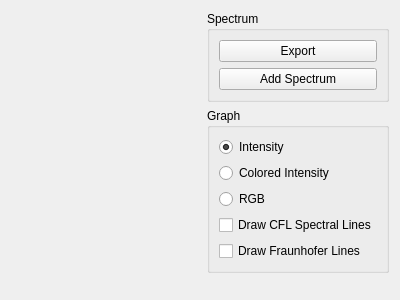
<?xml version="1.0" encoding="UTF-8"?>
<ui version="4.0">
 <class>SpectrumGraphDock</class>
 <widget class="QWidget" name="SpectrumGraphDock">
  <property name="geometry">
   <rect>
    <x>0</x>
    <y>0</y>
    <width>400</width>
    <height>300</height>
   </rect>
  </property>
  <property name="windowTitle">
   <string>Form</string>
  </property>
  <layout class="QVBoxLayout" name="verticalLayout">
   <item>
    <layout class="QHBoxLayout" name="horizontalLayout">
     <item>
      <layout class="QVBoxLayout" name="verticalLayout_2">
       <item>
        <widget class="GraphViewer" name="graphOutput" native="true">
         <property name="sizePolicy">
          <sizepolicy hsizetype="Expanding" vsizetype="Expanding">
           <horstretch>0</horstretch>
           <verstretch>0</verstretch>
          </sizepolicy>
         </property>
        </widget>
       </item>
      </layout>
     </item>
     <item>
      <layout class="QVBoxLayout" name="verticalLayout_3">
       <item>
        <widget class="QGroupBox" name="spectrumGroupBox">
         <property name="minimumSize">
          <size>
           <width>168</width>
           <height>0</height>
          </size>
         </property>
         <property name="title">
          <string>Spectrum</string>
         </property>
         <layout class="QVBoxLayout" name="verticalLayout_4">
          <item>
           <widget class="QPushButton" name="exportButton">
            <property name="text">
             <string>Export</string>
            </property>
           </widget>
          </item>
          <item>
           <widget class="QPushButton" name="addSpectrumSelectorButton">
            <property name="toolTip">
             <string>&lt;html&gt;&lt;head/&gt;&lt;body&gt;&lt;p&gt;Add new spectrum into the graph view. &lt;/p&gt;&lt;/body&gt;&lt;/html&gt;</string>
            </property>
            <property name="text">
             <string>Add Spectrum</string>
            </property>
           </widget>
          </item>
         </layout>
        </widget>
       </item>
       <item>
        <widget class="QGroupBox" name="groupBox_2">
         <property name="title">
          <string>Graph</string>
         </property>
         <layout class="QVBoxLayout" name="verticalLayout_5">
          <item>
           <widget class="QRadioButton" name="intensityRadioButton">
            <property name="toolTip">
             <string>&lt;html&gt;&lt;head/&gt;&lt;body&gt;&lt;p&gt;Show the intensity of the spectrum.&lt;/p&gt;&lt;/body&gt;&lt;/html&gt;</string>
            </property>
            <property name="text">
             <string>Intensity</string>
            </property>
            <property name="checked">
             <bool>true</bool>
            </property>
           </widget>
          </item>
          <item>
           <widget class="QRadioButton" name="coloredRadioButton">
            <property name="text">
             <string>Colored Intensity</string>
            </property>
           </widget>
          </item>
          <item>
           <widget class="QRadioButton" name="rgbRadioButton">
            <property name="toolTip">
             <string>&lt;html&gt;&lt;head/&gt;&lt;body&gt;&lt;p&gt;Show the RGB-channels of the spectrum.&lt;/p&gt;&lt;/body&gt;&lt;/html&gt;</string>
            </property>
            <property name="text">
             <string>RGB</string>
            </property>
           </widget>
          </item>
          <item>
           <widget class="QCheckBox" name="cflLinesCheckBox">
            <property name="toolTip">
             <string>&lt;html&gt;&lt;head/&gt;&lt;body&gt;&lt;p&gt;Show reference lines with the theoretical values for the spectrum of a CFL bulb.&lt;/p&gt;&lt;/body&gt;&lt;/html&gt;</string>
            </property>
            <property name="text">
             <string>Draw CFL Spectral Lines</string>
            </property>
           </widget>
          </item>
          <item>
           <widget class="QCheckBox" name="fraunhoferCheckBox">
            <property name="toolTip">
             <string>&lt;html&gt;&lt;head/&gt;&lt;body&gt;&lt;p&gt;Show the theoretical values of the Fraunhofer lines.&lt;/p&gt;&lt;/body&gt;&lt;/html&gt;</string>
            </property>
            <property name="text">
             <string>Draw Fraunhofer Lines</string>
            </property>
           </widget>
          </item>
         </layout>
        </widget>
       </item>
       <item>
        <spacer name="verticalSpacer">
         <property name="orientation">
          <enum>Qt::Vertical</enum>
         </property>
         <property name="sizeHint" stdset="0">
          <size>
           <width>20</width>
           <height>40</height>
          </size>
         </property>
        </spacer>
       </item>
      </layout>
     </item>
    </layout>
   </item>
  </layout>
 </widget>
 <customwidgets>
  <customwidget>
   <class>GraphViewer</class>
   <extends>QWidget</extends>
   <header>graph_viewer.h</header>
   <container>1</container>
  </customwidget>
 </customwidgets>
 <resources/>
 <connections/>
</ui>
